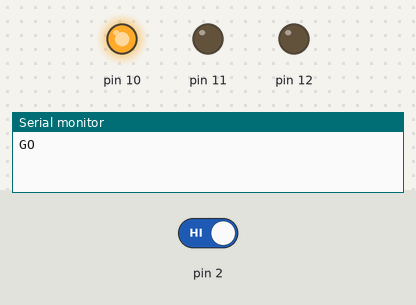
Recording of a sketch running on a simulated Arduino Uno, built with avr-gcc and run on an emulated ATmega328P. Shown: output pins drawn as LEDs (lit = HIGH), the last lines printed to the serial monitor. The test bench sets the inputs (shaded band); at power-on: pin 2 HIGH.

Above: at 1.2 s.
1.3 s: pin 2 driven LOW
At 1.9 s:
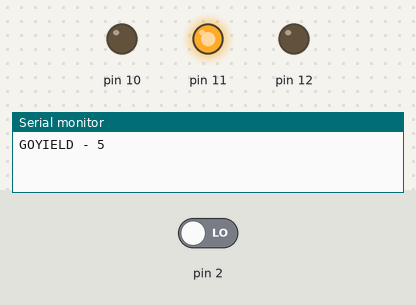
At 6.9 s:
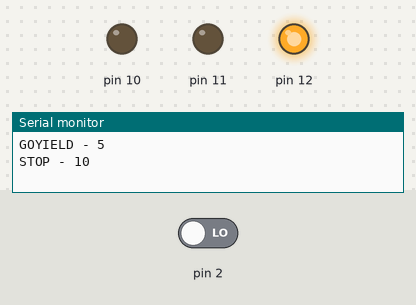
Timing chart, 0 to 17.8 s (numbered marks = the images above; inputs shaded):
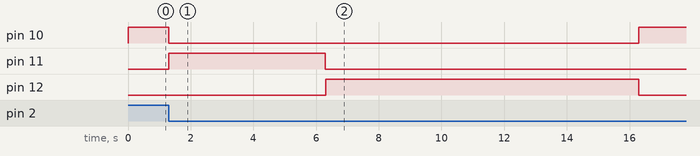

Measured:
- after the input at 1.3 s, pin 10: HIGH → LOW at once, → HIGH 15.0 s later; pin 11: LOW → HIGH at once, → LOW 5.0 s later; pin 12: LOW → HIGH after 5.0 s, → LOW 10.0 s later

The sketch:

main.ino
```cpp
boolean walk = false;

void setup () {
    Serial.begin(9600);

    pinMode(10, OUTPUT);
    pinMode(11, OUTPUT);
    pinMode(12, OUTPUT);

    digitalWrite(10, LOW);
    digitalWrite(11, LOW);
    digitalWrite(12, LOW);

    attachInterrupt(INT0, crossWalk, FALLING);

    goLight();
}

void loop () {
    if (walk) {
        yieldLight(5);
        stopLight(10);
        goLight();
        walk = false;
    }
}

void stopLight(int d) {
    digitalWrite(10,LOW);
    digitalWrite(11,LOW);
    digitalWrite(12,HIGH);

    Serial.print("STOP - ");
    Serial.println(d);
    delay(d * 1000);
}

void yieldLight(int d) {
    digitalWrite(10,LOW);
    digitalWrite(11,HIGH);
    digitalWrite(12,LOW);

    Serial.print("YIELD - ");
    Serial.println(d);
    delay(d * 1000);
}

void goLight() {
    digitalWrite(10,HIGH);
    digitalWrite(11,LOW);
    digitalWrite(12,LOW);

    Serial.print("GO");
}

void crossWalk() {
    walk = true;
}
```
